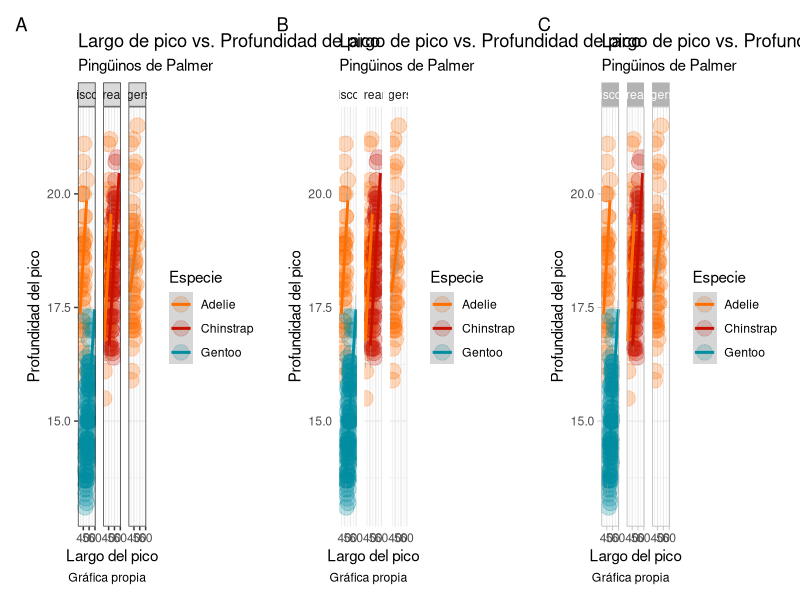
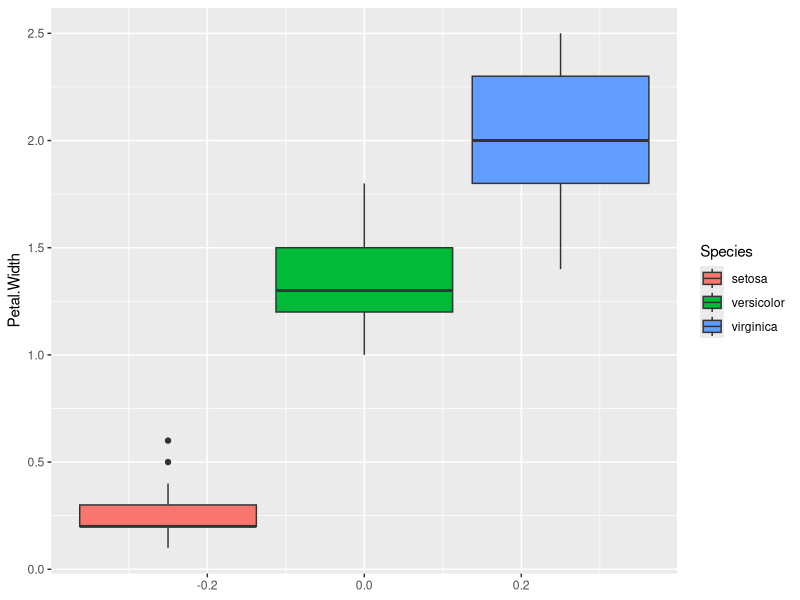
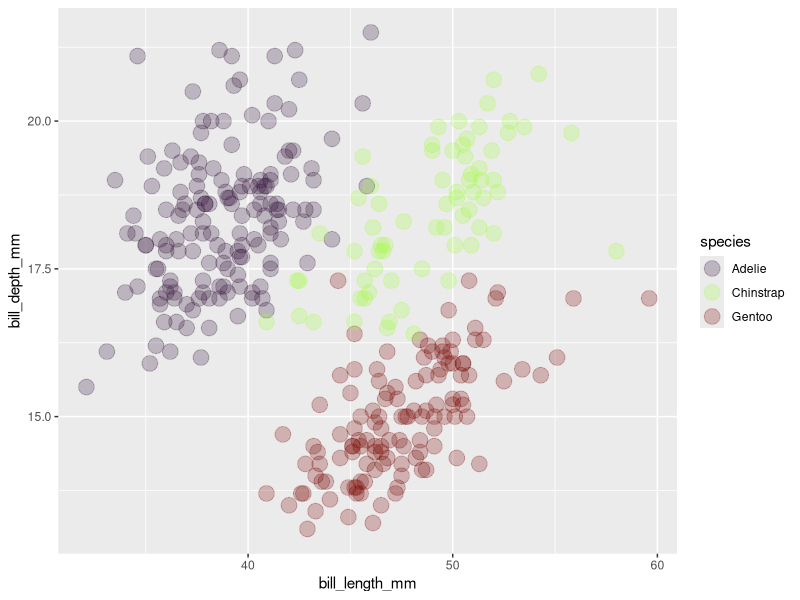

These figures' R source, in order:
## ---- chunk 1
#| echo: false
#| eval: true
#| warning: false
#| message: false
#| error: false
library(dplyr)
library(tidyr)
library(palmerpenguins)
library(ggplot2)
library(ggsci)

## ---- chunk 2
#| warning: false
#| message: false
#| error: false
library(patchwork)
p1 <- ggplot(data = penguins,
       mapping = aes(x = bill_length_mm, 
                     y = bill_depth_mm,
                     color = species)) +
  geom_point(alpha = 0.25, size = 5) +
  scale_color_futurama() +
  facet_wrap(~island) +
  geom_smooth(method = "lm") +
  labs(title = "Largo de pico vs. Profundidad de pico",
       subtitle = "Pingüinos de Palmer",
       caption = "Gráfica propia",
       x = "Largo del pico",
       y = "Profundidad del pico",
       color = "Especie") +
  theme_bw()

p2 <- ggplot(data = penguins,
       mapping = aes(x = bill_length_mm, 
                     y = bill_depth_mm,
                     color = species)) +
  geom_point(alpha = 0.25, size = 5) +
  scale_color_futurama() +
  facet_wrap(~island) +
  geom_smooth(method = "lm") +
  labs(title = "Largo de pico vs. Profundidad de pico",
       subtitle = "Pingüinos de Palmer",
       caption = "Gráfica propia",
       x = "Largo del pico",
       y = "Profundidad del pico",
       color = "Especie") +
  theme_minimal()

p3 <- ggplot(data = penguins,
       mapping = aes(x = bill_length_mm, 
                     y = bill_depth_mm,
                     color = species)) +
  geom_point(alpha = 0.25, size = 5) +
  scale_color_futurama() +
  facet_wrap(~island) +
  geom_smooth(method = "lm") +
  labs(title = "Largo de pico vs. Profundidad de pico",
       subtitle = "Pingüinos de Palmer",
       caption = "Gráfica propia",
       x = "Largo del pico",
       y = "Profundidad del pico",
       color = "Especie") +
  theme_light()

pq1 <- p1 + p2 + p3 + plot_annotation(tag_levels = "A")

pq1

## ---- chunk 3
#| warning: false
#| message: false
#| error: false
ggplot(iris, aes(y=Petal.Width)) + geom_boxplot(aes(fill=Species))
## ---- chunk 4
#| warning: false
#| message: false
#| error: false
library(viridis)
peval <- ggplot(data = penguins,
       mapping = aes(x = bill_length_mm, 
                     y = bill_depth_mm,
                     color = species)) +
  geom_point(alpha = 0.25, size = 5) +
  scale_color_viridis(discrete = T, option = "H")
peval
